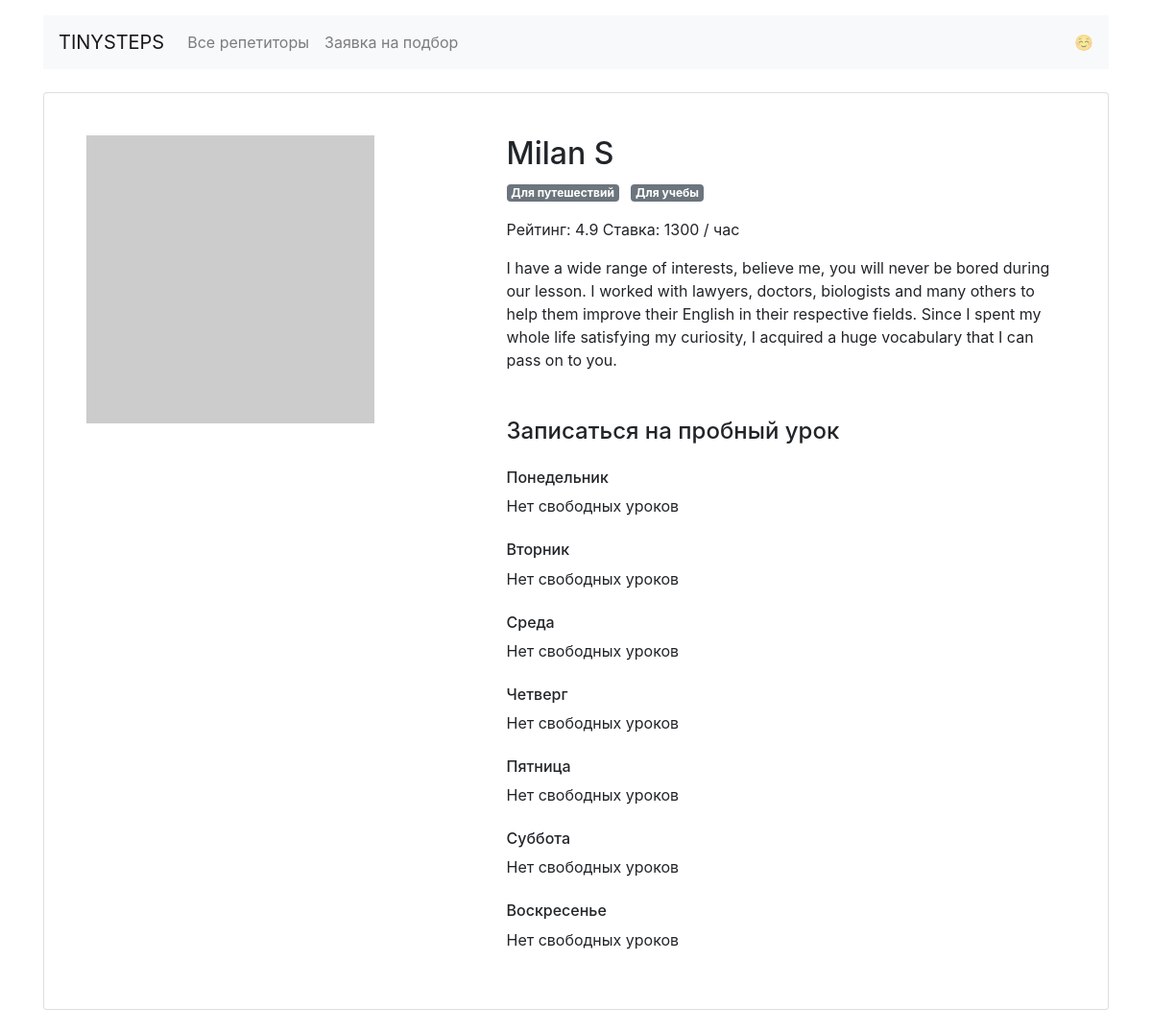
Screenshot of /profiles/4/ with the database file from the repository.
### app.py (models this page shows)
class Teacher(db.Model):
    __tablename__ = 'teachers'
    id = db.Column(db.Integer, primary_key=True)
    name = db.Column(db.String(50), nullable=False)
    about = db.Column(db.Text(500))
    rating = db.Column(db.Float)
    picture = db.Column(db.String(100), nullable=False)
    price = db.Column(db.Integer, nullable=False)
    goals = db.relationship(
        'Goal', secondary=teachers_goals_association, back_populates='teachers'
    )
    free = db.Column(db.Text)
    bookings = db.relationship('Booking', back_populates='teacher')

class Goal(db.Model):
    __tablename__ = 'goals'
    id = db.Column(db.Integer, primary_key=True)
    alias = db.Column(db.String(25), nullable=False, unique=True)
    name = db.Column(db.String(25), nullable=False)
    emoji = db.Column(db.String(5), nullable=False)
    teachers = db.relationship(
        'Teacher', secondary=teachers_goals_association, back_populates='goals'
    )
    requests = db.relationship('Request', back_populates='goal')

class Weekday(db.Model):
    __tablename__ = 'weekdays'
    id = db.Column(db.Integer, primary_key=True)
    alias = db.Column(db.String(3), nullable=False, unique=True)
    name = db.Column(db.String(15), nullable=False)
    bookings = db.relationship('Booking', back_populates='weekday')

### app.py (the view)
@app.route("/profiles/<int:id>/")
def render_profile(id):
    teacher = db.session.query(Teacher).get_or_404(id)
    output = render_template('profile.html', teacher=teacher, teacher_free=json.loads(teacher.free), days=days)
    return output

### templates/profile.html (shortened to what this page needs)
{% extends 'base.html' %}
{% block content %}
  <main class="container mt-3">
    <div class="card my-4 mx-auto">
      <div class="card-body m-2 m-md-4">
        <article class="row">
          <div class="col-5"><img src="{{ teacher.picture }}" class="img-fluid" alt=""></div>
          <div class="col-7">
            <section class="teacher=info">
              <h1 class="h2">{{ teacher.name }}</h1>
              <p>
                {% for goal in teacher.goals %}
                <span class="badge badge-secondary mr-2">{{ goal.name }}</span>
                {% endfor %}
              </p>
              <p>
                Рейтинг: {{ teacher.rating }} Ставка: {{ teacher.price }} / час</p>
              <p>{{ teacher.about }}</p>
            </section>
            <section class="available">
              <h4 class="mb-4 mt-5">Записаться на пробный урок</h4>
              {% for day in teacher_free %}
                <h6 class="mt-4">{{ days[day] }}</h6>
                {% set ns = namespace(nolessons=1) %}
                {% if ns.nolessons == 1 %}<p>Нет свободных уроков</p>{% endif %}
              {% endfor %}
            </section>
          </div>
        </article>
      </div>
    </div>
  </main>
{% endblock %}

### rows the page displays
Teacher: name "Milan S", rating "4.9", price "1300", about "I have a wide range of interests, believe me, you will never be bored during our lesson. I worked with lawyers, doctors, biologists and many others to help them improve their English in their respective fields. Since I spent my whole life satisfying my curiosity, I acquired a huge vocabulary that I can pass on to you."
Goal: name "Для путешествий"
Goal: name "Для учебы"
Weekday: name "Понедельник"
Weekday: name "Вторник"
Weekday: name "Среда"
Weekday: name "Четверг"
Weekday: name "Пятница"
Weekday: name "Суббота"
Weekday: name "Воскресенье"
